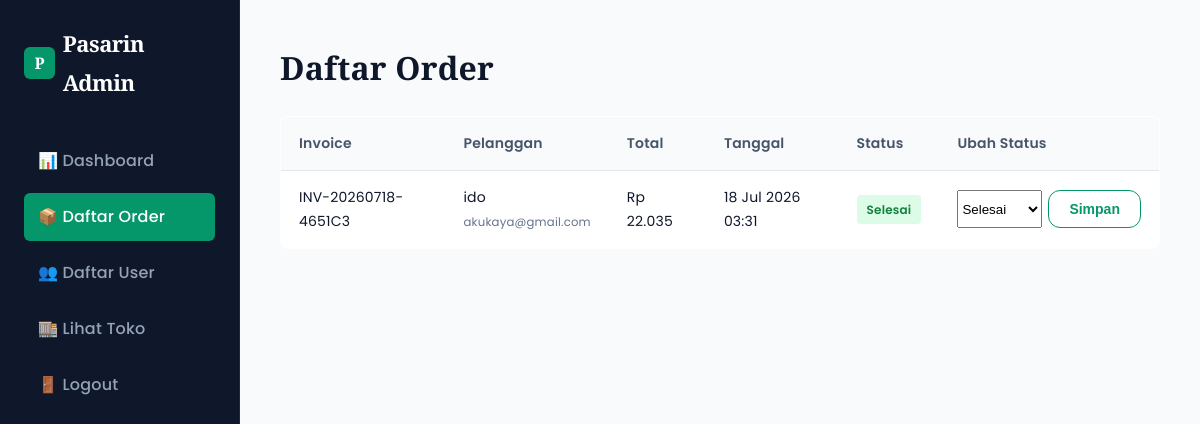
The app's page /admin/orders.php (signed in) with its own data.
### tables this page shows
CREATE TABLE `orders` (
  `id` int(10) UNSIGNED NOT NULL,
  `user_id` int(10) UNSIGNED NOT NULL,
  `invoice` varchar(50) NOT NULL,
  `alamat` text NOT NULL,
  `kurir` varchar(50) NOT NULL,
  `layanan` varchar(50) DEFAULT NULL,
  `ongkir` decimal(12,2) NOT NULL DEFAULT 0.00,
  `total` decimal(12,2) NOT NULL DEFAULT 0.00,
  `status` enum('pending','diproses','dikirim','selesai','dibatalkan') NOT NULL DEFAULT 'pending',
  `created_at` datetime NOT NULL DEFAULT current_timestamp()
);

CREATE TABLE `users` (
  `id` int(10) UNSIGNED NOT NULL,
  `username` varchar(100) NOT NULL,
  `email` varchar(150) NOT NULL,
  `password` varchar(255) NOT NULL,
  `role` enum('customer','admin') NOT NULL DEFAULT 'customer',
  `created_at` datetime NOT NULL DEFAULT current_timestamp()
);

### includes/functions.php (called while the page is built, shortened)
<?php
function sanitize(?string $value): string
{
    return htmlspecialchars(trim($value ?? ''), ENT_QUOTES, 'UTF-8');
}
function formatRupiah(float $angka): string
{
    return 'Rp ' . number_format($angka, 0, ',', '.');
}

### admin/orders.php (the view, shortened to what this page needs)
<?php
$pdo = getDBConnection();
$orders = $pdo->query(
    'SELECT o.id, o.invoice, o.total, o.status, o.created_at, u.username, u.email
     FROM orders o JOIN users u ON u.id = o.user_id
     ORDER BY o.created_at DESC'
)->fetchAll();
require_once __DIR__ . '/includes/admin_header.php';
?>
<h1 style="margin-bottom:20px;">Daftar Order</h1>
<table>
    <thead>
        <tr>
            <th>Invoice</th>
            <th>Pelanggan</th>
            <th>Total</th>
            <th>Tanggal</th>
            <th>Status</th>
            <th>Ubah Status</th>
        </tr>
    </thead>
    <tbody>
        <?php foreach ($orders as $order): ?>
            <tr>
                <td><?= sanitize($order['invoice']) ?></td>
                <td><?= sanitize($order['username']) ?><br><small style="color:var(--text-muted);"><?= sanitize($order['email']) ?></small></td>
                <td><?= formatRupiah((float) $order['total']) ?></td>
                <td><?= date('d M Y H:i', strtotime($order['created_at'])) ?></td>
                <td><span class="status-pill status-<?= sanitize($order['status']) ?>"><?= ucfirst(sanitize($order['status'])) ?></span></td>
                <td>
                    <form method="POST" style="display:flex; gap:6px;">
                        <select name="status">
                            <?php foreach (['pending', 'diproses', 'dikirim', 'selesai', 'dibatalkan'] as $status): ?>
                                <option value="<?= $status ?>" <?= $order['status'] === $status ? 'selected' : '' ?>><?= ucfirst($status) ?></option>
                            <?php endforeach; ?>
                        </select>
                        <button type="submit" class="btn btn-outline">Simpan</button>
                    </form>
                </td>
            </tr>
        <?php endforeach; ?>
    </tbody>
</table>
<?php require_once __DIR__ . '/includes/admin_footer.php'; ?>

### assets/css/style.css (style rules this page uses)
:root { --primary: #059669; --primary-dark: #047857; --secondary: #10b981; --bg: #f8fafc; --card-bg: #ffffff; --text: #0f172a; --text-muted: #64748b; --border: #e2e8f0; --success: #16a34a; --danger: #ef4444; --radius: 8px; --shadow: 0 1px 3px 0 rgba(0, 0, 0, 0.05), 0 1px 2px -1px rgba(0, 0, 0, 0.05); --shadow-hover: 0 10px 15px -3px rgba(0, 0, 0, 0.05), 0 4px 6px -4px rgba(0, 0, 0, 0.05); }
* { box-sizing: border-box; margin: 0; padding: 0; }
body { font-family: 'Poppins', system-ui, sans-serif; background: var(--bg); color: var(--text); line-height: 1.6; -webkit-font-smoothing: antialiased; }
.btn { display: inline-flex; align-items: center; justify-content: center; padding: 10px 20px; border-radius: var(--radius); border: none; cursor: pointer; font-weight: 600; font-size: 14px; transition: all 0.2s ease; }
.btn-outline { background: transparent; border: 1px solid var(--primary); color: var(--primary); }
table { width: 100%; border-collapse: collapse; background: var(--card-bg); border: 1px solid var(--border); border-radius: var(--radius); overflow: hidden; }
th, td { padding: 14px 18px; text-align: left; border-bottom: 1px solid var(--border); font-size: 14px; }
th { background: #f8fafc; font-weight: 600; color: #475569; }
tr:last-child td { border-bottom: none; }
.status-pill { padding: 4px 10px; border-radius: 4px; font-size: 12px; font-weight: 600; display: inline-block; }
.status-selesai { background: #dcfce7; color: #15803d; }
h1,h2,h3,h4,h5,h6, .hero h1, .section-title, .brand, .product-detail h1 { font-family:'Playfair Display',serif; }
body { letter-spacing:.2px; line-height:1.75; }
.btn { border-radius:12px; }

### records on screen
orders: invoice "INV-20260718-4651C3", user.username "ido", user.email "akukaya@gmail.com", total "Rp 22.035", created_at "18 Jul 2026 03:31", status "Selesai"
